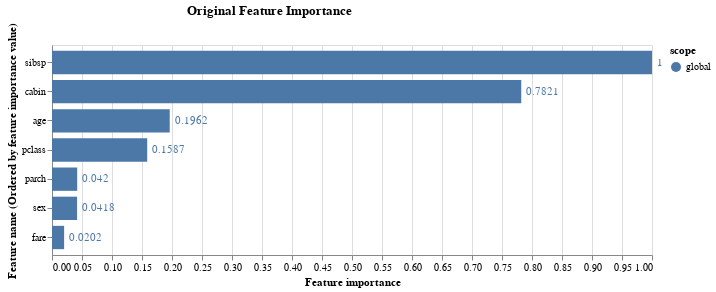

The code cell stored with this chart in its notebook:
### Code cell
VegaLite_display(interpretation2.explainers[0].explanation_plots[0].get_plot())

### Figure 1 — Vega-Lite specification as saved in the notebook (floating-point values rounded to 4 significant figures)
{"$schema": "https://vega.github.io/schema/vega-lite/v5.json", "data": {"values": [{"label": "sibsp", "scope": "global", "value": 1}, {"label": "cabin", "scope": "global", "value": 0.7821}, {"label": "age", "scope": "global", "value": 0.1962}, {"label": "pclass", "scope": "global", "value": 0.1587}, {"label": "parch", "scope": "global", "value": 0.042}, {"label": "sex", "scope": "global", "value": 0.0418}, {"label": "fare", "scope": "global", "value": 0.0202}]}, "encoding": {"color": {"field": "scope"}, "tooltip": [{"field": "label", "title": "Feature name", "type": "nominal"}, {"field": "value", "type": "quantitative"}], "x": {"field": "value", "title": "Feature importance", "type": "quantitative"}, "y": {"field": "label", "sort": {"field": "x", "op": "average"}, "title": "Feature name (Ordered by feature importance value)", "type": "nominal"}, "yOffset": {"field": "scope"}}, "height": 210, "layer": [{"mark": "bar"}, {"encoding": {"text": {"field": "value", "type": "quantitative"}}, "mark": {"align": "left", "baseline": "middle", "dx": 5, "type": "text"}}], "title": {"align": "right", "subtitle": "", "text": "Original Feature Importance"}, "width": 600}
